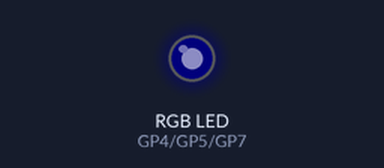
The program below on a simulated Raspberry Pi Pico running MicroPython. Parts: an RGB LED mixed from three pins (HIGH = lit). Dim RGB values are drawn brighter than linear. At 17.6 s the program stops and its outputs stay as they are.

Above: at 0.1 s.
At 5.0 s:
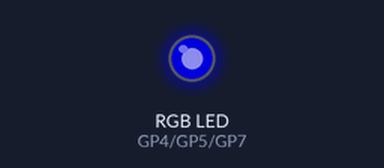
At 8.5 s:
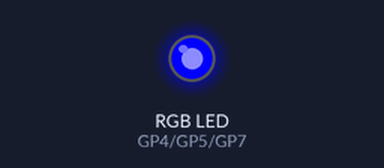
At 14.8 s:
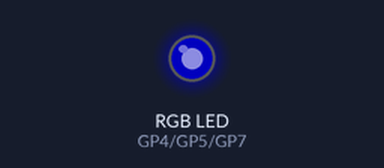
Timing chart, 0 to 19.0 s (numbered marks = the images above):
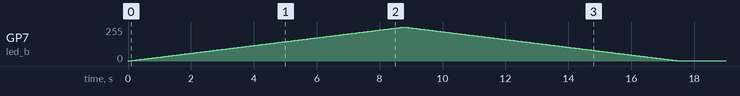

The program:

rgb_led_pwm.py
```python
from machine import Pin, PWM
import utime

led_r = PWM(Pin(4)) # GPIO pin 4 - red of pico board #
led_g = PWM(Pin(5)) # GPIO pin 5 - green of pico board #
led_b = PWM(Pin(7)) # GPIO pin 7 - blue of pico board #

for i in range(65535):
    led_b.duty_u16(i)
    utime.sleep(0.0001)

for i in range(65535, 0, -1):
    led_b.duty_u16(i)
    utime.sleep(0.0001)
    
```

Measured:
- by itself, GP7 (led_b): rises from 0/255 to 255/255 in 8.8 s, then falls to 1/255 in 8.7 s
